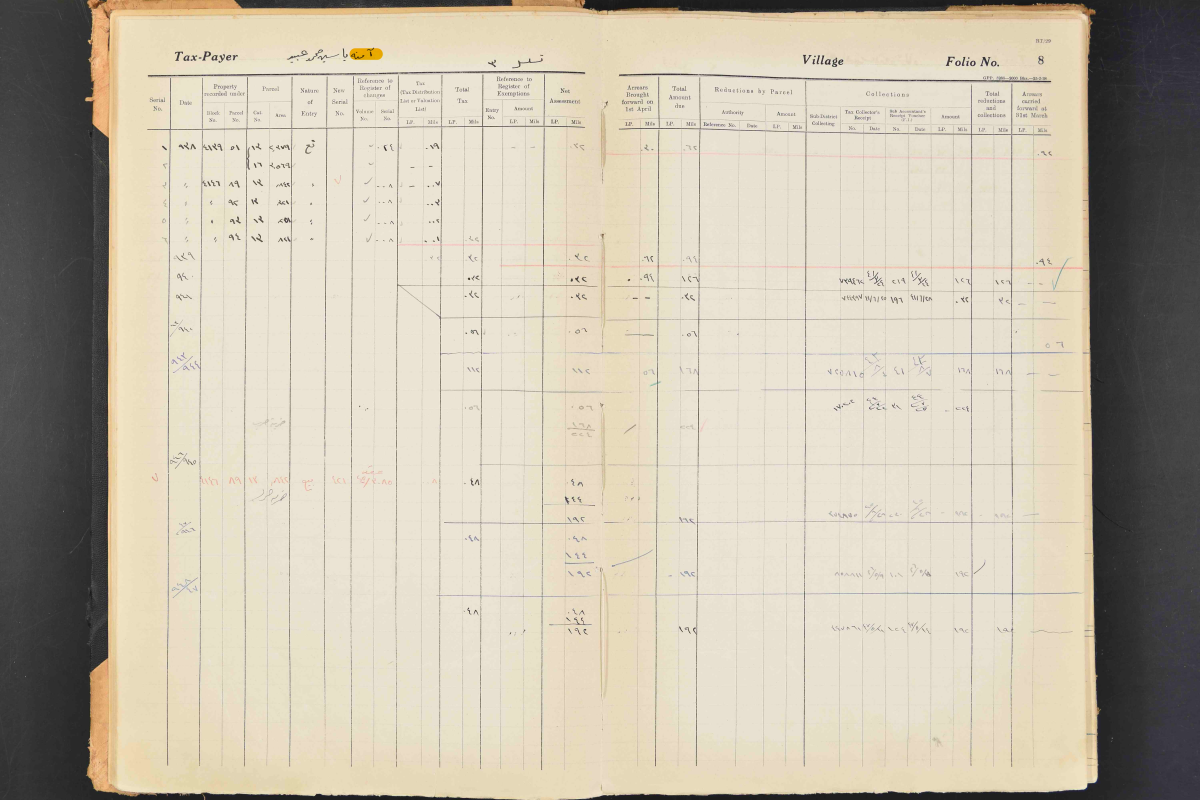
#> input picture 000nvrj-432316TAX 1-85_page-0010.jpg, 6000 x 4000 px, given in place of Hadita_000nvrj-432316TAX 1-85_page-0010.jpg.jpeg, which was not available (shown at 1/5 size)
$ python -i gate_hadid_pull.py   (imports and definitions only)
#> lines starting #> are read from the running program, lines starting #| are printed output that depends on the picture; after the words box and inside, x2 and y2 are one past the last pixel; in counts of white or black regions, pixels touching at a corner belong together; pictures that were not available may be replaced by others from this repository, and a replacement may not be noted
#> in cell_ink, img is the input picture: shape (4000, 6000, 3); mean B, G, R 170.9, 188.2, 196.4
### gate_textlines.py
#!/usr/bin/env python3
"""gate_textlines.py — drop TextLines from cells that contain no handwriting.

PyLaia transcribes every TextLine it is handed. Our XML put one in *every*
cell, so on page 11 Hadid02 returned text for 416 of 532 cells that are blank
paper — 78% invented. That would dominate the Phase 4 agreement states and hand
the RA hundreds of fabricated cells per page to delete.

The TableCell (and therefore the table structure, the column tags and the RA's
ability to type into any cell) is kept. Only the TextLine goes, so recognition
has nothing to invent into.

Threshold calibration on the GT pages 3/4/5 (1976 cells, 957 with GT text):
ink per cell is bimodal — cells with GT text have a median of 222 handwriting
pixels, blank cells a median of 0, with 756 of 1019 at exactly zero. Every
threshold between 8 and 25 behaves the same, so 12 is used. It keeps 1092
lines, loses the line from 11.8% of GT-text cells and still keeps one for 24%
of blank cells. The 97 GT-text cells with *zero* ink are irreducible: some are
ditto/dash conventions with nothing to read, and some may indicate GT text
mapped to the wrong cell — worth investigating separately, but no ink threshold
can rescue them.

Operates in place on `Transkribus upload/final2/*.xml`; the geometry is left
untouched, so this never re-runs detection and cannot shift columns.

Usage:
  python gate_textlines.py --dry-run
  python gate_textlines.py --pages 11
  python gate_textlines.py
"""
from __future__ import annotations

import argparse
import re
import sys
from pathlib import Path

import cv2
import numpy as np

ROOT = Path(__file__).parent
sys.path.insert(0, str(ROOT))

FINAL2_DIR = ROOT / "Transkribus upload" / "final2"
# The gate is geometry-agnostic: it reads ink under whatever polygons the XML
# carries. --dir lets it run against a different generation (final3) without
# copying the file or changing the default.
TARGET_DIR = FINAL2_DIR
REPORT_TSV = ROOT / "gate_textlines.tsv"
INK_MIN_PX = 6       # was 12: user-labelled cells sat at 9px, just under it
LUMA_OFFSET = 45

# Coloured-pencil ink. Pink/red pencil is INVISIBLE to the greyscale test above:
# on p76 a whole written row and the blank paper beside it have identical global
# colour (R-B median 32 both, hue 24 both, saturation 36 both), which is why
# redness- and saturation-threshold attempts both failed. The separation is only
# in the tails of the GREEN channel — the pigment absorbs green, so the strokes
# darken G relative to *nearby* paper (green p5: 181 on the written row vs 218 on
# blank). Hence: local normalisation of G, then the same rule/blob morphology the
# grey mask uses (without it the printed rules fire in every cell).
CHROMA_REL = 0.07    # G below local median by this fraction = pigment
CHROMA_MIN_PX = 30   # loosest setting with zero misses on the labelled pages

# patch_baselines re-serialises with ElementTree, so Coords come back as
# `<Coords points="…"></Coords>` rather than self-closing — accept both forms.
CELL_RX = re.compile(
    r'<TableCell id="cell_r(\d+)_c(\d+)"(?P<attrs>[^>]*)>\s*'
    r'<Coords points="(?P<pts>[^"]+)"\s*(?:/>|></Coords>)'
    r'(?P<rest>.*?)</TableCell>', re.S)
LINE_RX = re.compile(r"\s*<TextLine\b.*?</TextLine>", re.S)


def hand_mask(img: np.ndarray) -> np.ndarray:
    """Handwriting pixels: ink minus printed rules and large dark areas."""
    gray = cv2.medianBlur(cv2.cvtColor(img, cv2.COLOR_BGR2GRAY), 3)
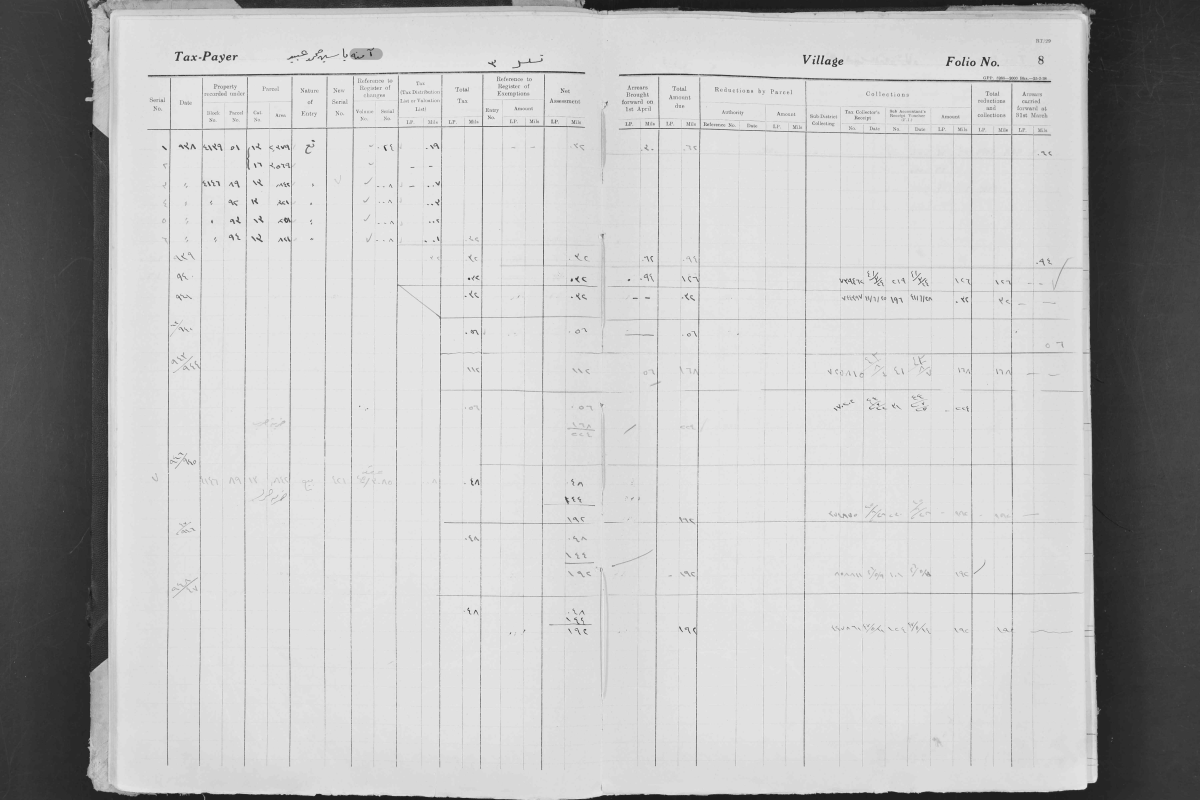
#> gray: shape (4000, 6000) (shown at 1/5 size); min 19, max 250, mean 188.6
    ink = (gray < float(np.median(gray)) - LUMA_OFFSET).astype(np.uint8)
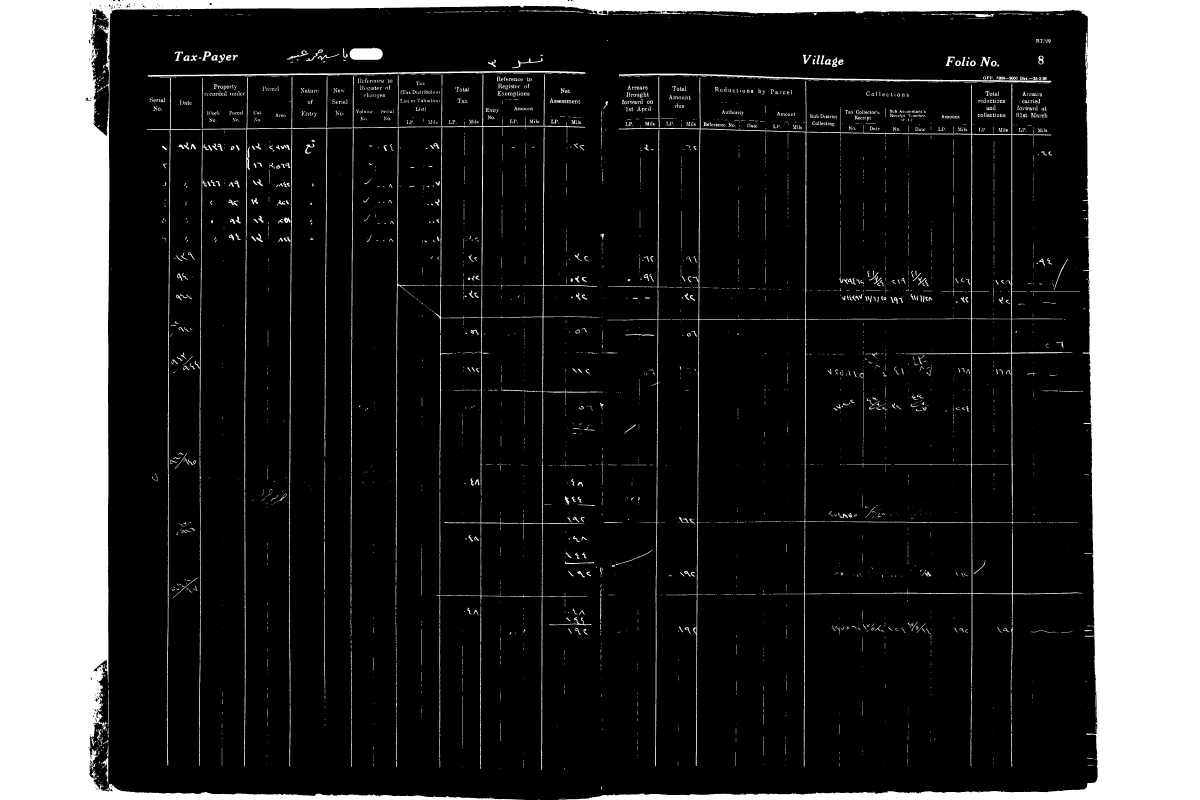
#> ink: shape (4000, 6000) (shown at 1/5 size); values 0 (black) and 1 (white), 21.4% white; 4074 white regions (2040 under 20 px), largest, box (x1, y1, x2, y2) and area: (0, 0, 6000, 4000) 4658585, (3094, 387, 5411, 3833) 61103, (736, 371, 2925, 2884) 51238
    h = cv2.morphologyEx(ink, cv2.MORPH_OPEN,
                         cv2.getStructuringElement(cv2.MORPH_RECT, (61, 1)))
#> h: shape (4000, 6000); values 0 (black) and 1 (white), 19.6% white; 62 white regions, largest, box (x1, y1, x2, y2) and area: (0, 0, 6000, 4000) 4627668, (739, 355, 2927, 383) 15749, (3095, 368, 5256, 411) 15345
    v = cv2.morphologyEx(ink, cv2.MORPH_OPEN,
                         cv2.getStructuringElement(cv2.MORPH_RECT, (1, 61)))
#> v: shape (4000, 6000); values 0 (black) and 1 (white), 19.7% white; 201 white regions, largest, box (x1, y1, x2, y2) and area: (2867, 0, 6000, 4000) 2382107, (0, 0, 984, 4000) 2089609, (1120, 0, 2536, 45) 55522
    big = cv2.morphologyEx(ink, cv2.MORPH_OPEN, np.ones((15, 15), np.uint8))
#> big: shape (4000, 6000); values 0 (black) and 1 (white), 19.3% white; 4 white regions, box (x1, y1, x2, y2) and area: (0, 0, 6000, 4000) 4629643, (1749, 242, 1913, 299) 8740, (458, 3779, 474, 3798) 302, (492, 3428, 508, 3443) 240
    drop = cv2.dilate(cv2.bitwise_or(cv2.bitwise_or(h, v), big), np.ones((5, 5), np.uint8))
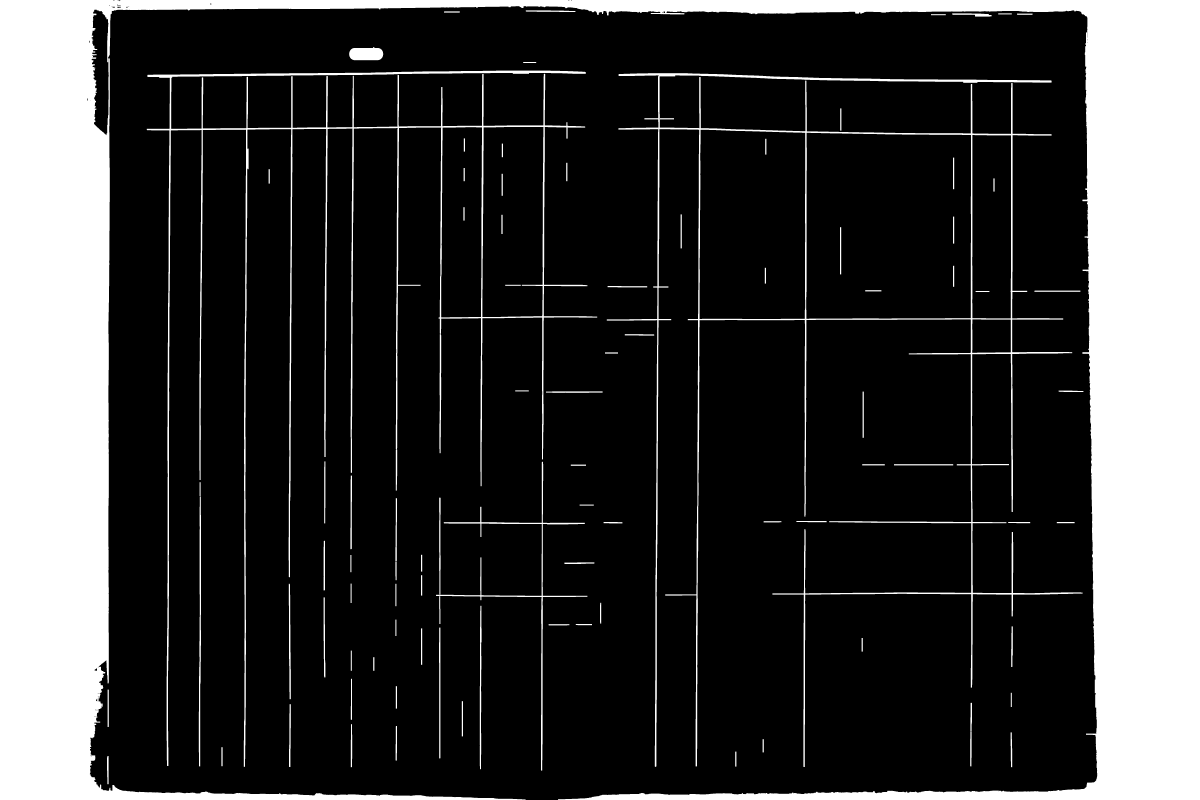
#> drop: shape (4000, 6000) (shown at 1/5 size); values 0 (black) and 1 (white), 21.8% white; 95 white regions, largest, box (x1, y1, x2, y2) and area: (0, 0, 6000, 4000) 4697606, (734, 353, 2986, 3834) 207582, (3034, 366, 5413, 3835) 194468
    return cv2.morphologyEx(cv2.bitwise_and(ink, cv2.bitwise_not(drop)),
                            cv2.MORPH_OPEN, np.ones((3, 3), np.uint8))
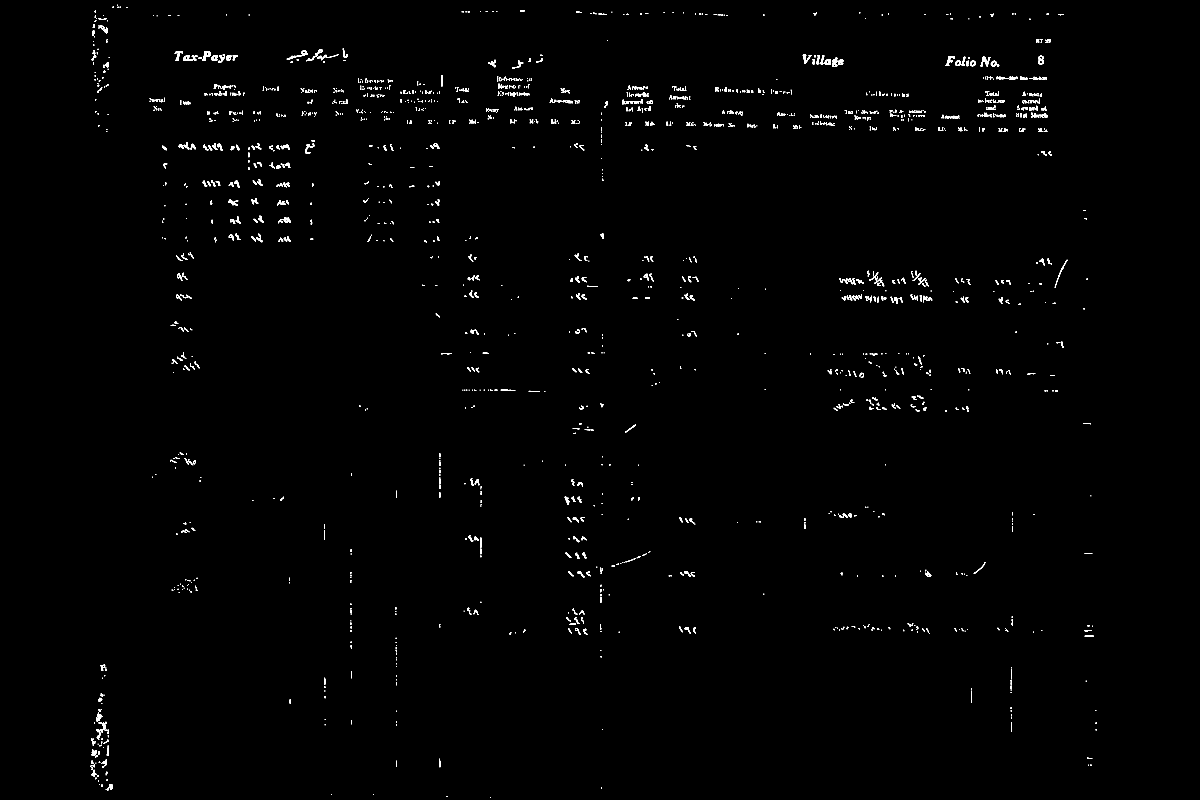
#> returned value: shape (4000, 6000) (shown at 1/5 size); values 0 (black) and 1 (white), 0.55% white; 2218 white regions (863 under 20 px), largest, box (x1, y1, x2, y2) and area: (4901, 284, 4952, 332) 1014, (1434, 252, 1539, 298) 888, (1011, 257, 1055, 303) 884


# [107 lines left out: functions chroma_mask, gate_page, main, not called in this run]


# [2 lines that do not run on import are left out]

### gate_hadid_pull.py
"""Ink-gate a Hadid02 recognition pull: blank any cell whose final2 polygon has
fewer than INK_MIN_PX handwriting pixels. Writes exp2608/Hadita_{N}_hadid02_gated.json
for use as an agreement_layer source.

  python gate_hadid_pull.py 11 12 ... 20
"""
import json
import re
import sys
from pathlib import Path

import cv2
import numpy as np

from gate_textlines import hand_mask, INK_MIN_PX
from agreement_layer import load_source
from digit_norm import LEFT_COLS

FINAL2 = Path("Transkribus upload/final2")
CELL_COORD_RE = re.compile(
    r'<TableCell\s+id="cell_r(\d+)_c(\d+)"[^>]*>.*?<Coords points="([^"]+)"',
    re.DOTALL)


def cell_ink(page: int) -> dict[tuple[int, int], int]:
    img = cv2.imread(str(FINAL2 / f"Hadita_{page}.jpeg"))
    mask = hand_mask(img)
    out = {}
#> (the run stopped early here; a loop or call above may not have finished)
